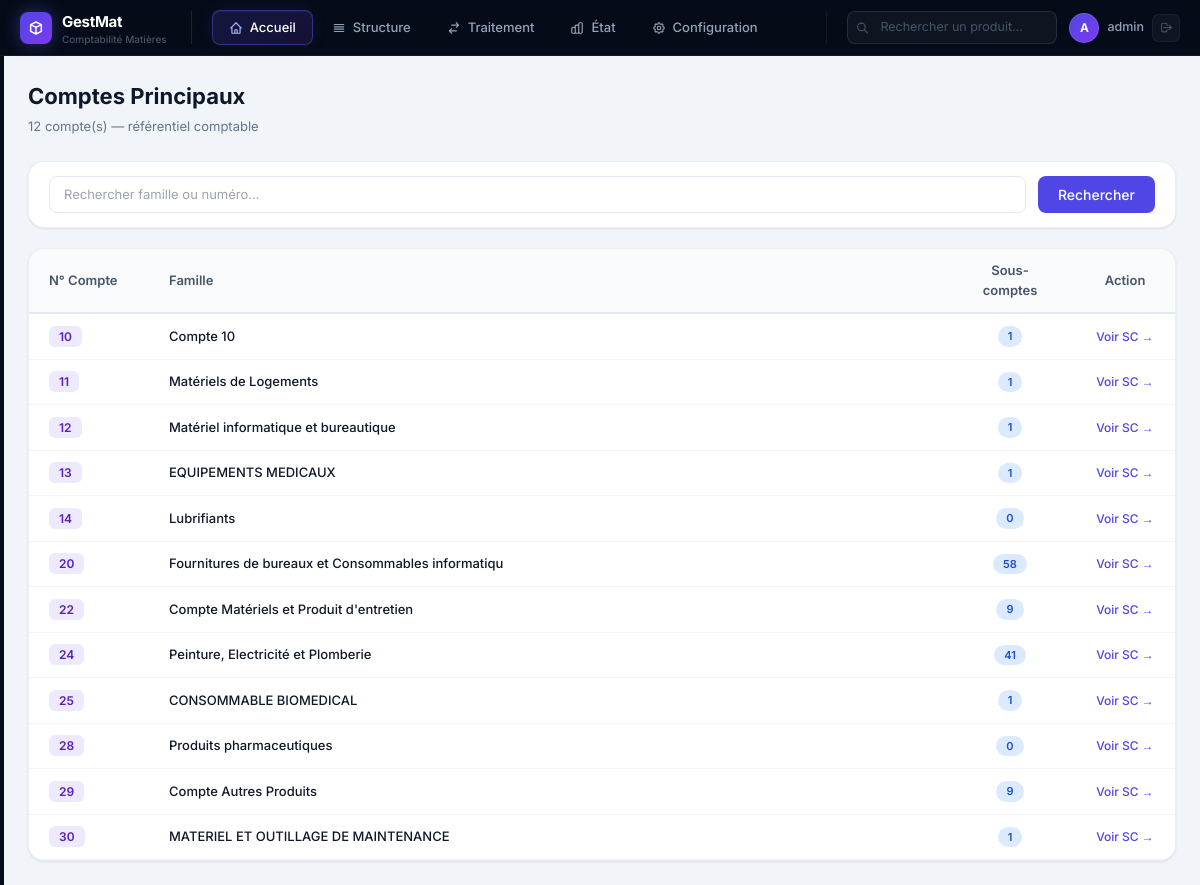
Screenshot of /comptes/ (signed in) with the database file from the repository.
### matieres/models.py (models this page shows, shortened)
class ComptePrincipale(models.Model):
    num_compte = models.IntegerField(unique=True, verbose_name="N° Compte")
    famille = models.CharField(max_length=200, verbose_name="Famille")
    class Meta:
        verbose_name = "Compte principal"
        verbose_name_plural = "Comptes principaux"
        ordering = ['num_compte']

### matieres/views.py (the view)
# urls.py: path('comptes/', views.compte_principal_list, name='compte_principal_list'),
@login_required
def compte_principal_list(request):
    query = request.GET.get('q', '')
    comptes = ComptePrincipale.objects.annotate(nb_sc=Count('sous_comptes'))
    if query:
        comptes = comptes.filter(Q(famille__icontains=query) | Q(num_compte__icontains=query))
    context = {
        'page_title': 'Comptes principaux',
        'comptes': comptes.order_by('num_compte'),
        'total': comptes.count(),
        'query': query,
    }
    return render(request, 'structure/comptes.html', context)

### templates/structure/comptes.html (shortened to what this page needs)
{% extends "base.html" %}
{% block content %}
<div style="display:flex;align-items:center;justify-content:space-between;margin-bottom:24px">
  <div>
    <h1 style="font-size:22px;font-weight:700;color:#0f172a">Comptes Principaux</h1>
    <p style="color:#64748b;font-size:13px;margin-top:4px">{{ total }} compte(s) — référentiel comptable</p>
  </div>
</div>
<div class="card" style="margin-bottom:20px;padding:14px 20px">
  <form method="get" style="display:flex;gap:12px;align-items:center">
    <input name="q" value="{{ query }}" placeholder="Rechercher famille ou numéro…"
      style="flex:1;padding:8px 14px;border:1px solid #e2e8f0;border-radius:8px;font-size:13px;outline:none">
    <button class="btn-primary" type="submit" style="padding:8px 20px">Rechercher</button>
  </form>
</div>
<div class="card" style="padding:0;overflow:hidden">
  <table style="width:100%;border-collapse:collapse;font-size:13px">
    <thead>
      <tr style="background:#f8fafc;border-bottom:2px solid #e2e8f0">
        <th style="padding:12px 20px;text-align:left;font-weight:600;color:#475569;width:120px">N° Compte</th>
        <th style="padding:12px 20px;text-align:left;font-weight:600;color:#475569">Famille</th>
        <th style="padding:12px 20px;text-align:center;font-weight:600;color:#475569;width:130px">Sous-comptes</th>
        <th style="padding:12px 20px;text-align:center;font-weight:600;color:#475569;width:100px">Action</th>
      </tr>
    </thead>
    <tbody>
      {% for cp in comptes %}
      <tr class="table-row">
        <td style="padding:12px 20px">
          <span style="background:#ede9fe;color:#5b21b6;padding:3px 10px;border-radius:6px;font-weight:600;font-size:12px">{{ cp.num_compte }}</span>
        </td>
        <td style="padding:12px 20px;color:#0f172a;font-weight:500">{{ cp.famille }}</td>
        <td style="padding:12px 20px;text-align:center">
          <span class="badge-info">{{ cp.nb_sc }}</span>
        </td>
        <td style="padding:12px 20px;text-align:center">
          <a href="{% url 'matieres:sous_compte_list' %}?compte={{ cp.pk }}"
             style="font-size:12px;color:#4f46e5;text-decoration:none;font-weight:500">Voir SC →</a>
        </td>
      </tr>
      {% empty %}
      <tr><td colspan="4" style="padding:40px;text-align:center;color:#94a3b8">Aucun compte trouvé.</td></tr>
      {% endfor %}
    </tbody>
  </table>
</div>
{% endblock %}

### templates/base.html (shortened to what this page needs)
<!DOCTYPE html>
<html lang="fr" class="h-full">
<head>
  <script src="https://cdn.tailwindcss.com"></script>
</head>
<body>
<header class="topbar">
  <div class="logo-wrap">
    <div class="logo-icon">
      <svg width="16" height="16" fill="none" stroke="#fff" viewBox="0 0 24 24" stroke-width="2.2">
        <path stroke-linecap="round" stroke-linejoin="round" d="M20 7l-8-4-8 4m16 0l-8 4m8-4v10l-8 4m0-10L4 7m8 4v10M4 7v10l8 4"/>
      </svg>
    </div>
    <div>
      <div class="logo-text">GestMat</div>
      <div class="logo-sub">{% if societe %}{{ societe.nom|truncatechars:20 }}{% else %}Comptabilité Matières{% endif %}</div>
    </div>
  </div>
  <nav class="tab-nav" role="tablist">
    <a href="{% url 'matieres:dashboard' %}" class="tab-btn" data-tab="accueil" role="tab">
      <svg width="14" height="14" fill="none" stroke="currentColor" viewBox="0 0 24 24" stroke-width="2">
        <path stroke-linecap="round" stroke-linejoin="round" d="M3 12l2-2m0 0l7-7 7 7M5 10v10a1 1 0 001 1h3m10-11l2 2m-2-2v10a1 1 0 01-1 1h-3m-6 0a1 1 0 001-1v-4a1 1 0 011-1h2a1 1 0 011 1v4a1 1 0 001 1m-6 0h6"/>
      </svg>
      Accueil
    </a>
    <span class="tab-btn" data-tab="structure" role="tab" style="cursor:pointer">
      <svg width="14" height="14" fill="none" stroke="currentColor" viewBox="0 0 24 24" stroke-width="2">
        <path stroke-linecap="round" stroke-linejoin="round" d="M4 6h16M4 10h16M4 14h16M4 18h16"/>
      </svg>
      Structure
    </span>
    <span class="tab-btn" data-tab="traitement" role="tab" style="cursor:pointer">
      <svg width="14" height="14" fill="none" stroke="currentColor" viewBox="0 0 24 24" stroke-width="2">
        <path stroke-linecap="round" stroke-linejoin="round" d="M8 7h12m0 0l-4-4m4 4l-4 4m0 6H4m0 0l4 4m-4-4l4-4"/>
      </svg>
      Traitement
    </span>
    <span class="tab-btn" data-tab="etat" role="tab" style="cursor:pointer">
      État
    </span>
    <span class="tab-btn" data-tab="configuration" role="tab" style="cursor:pointer">
      Configuration
    </span>
  </nav>
  <div class="topbar-right">
    <div class="search-wrap">
      <svg class="search-icon" width="13" height="13" fill="none" stroke="currentColor" viewBox="0 0 24 24" stroke-width="2">
        <path stroke-linecap="round" stroke-linejoin="round" d="M21 21l-6-6m2-5a7 7 0 11-14 0 7 7 0 0114 0"/>
      </svg>
      <input type="text" placeholder="Rechercher un produit…" name="q"
        hx-get="{% url 'matieres:htmx_recherche_produit' %}"
        hx-trigger="keyup changed delay:300ms"
        hx-target="#search-results">
    </div>
    <div class="user-wrap">
      <div class="user-avatar">{{ request.user.username|first|upper }}</div>
      <span class="user-name">{{ request.user.get_full_name|default:request.user.username }}</span>
      <a href="{% url 'logout' %}" class="btn-logout" title="Déconnexion">
        <svg width="13" height="13" fill="none" stroke="currentColor" viewBox="0 0 24 24" stroke-width="2">
          <path stroke-linecap="round" stroke-linejoin="round" d="M17 16l4-4m0 0l-4-4m4 4H7m6 4v1a3 3 0 01-3 3H6a3 3 0 01-3-3V7a3 3 0 013-3h4a3 3 0 013 3v1"/>
        </svg>
      </a>
    </div>
  </div>
</header>
<div class="app-body">
  <main class="main-area" id="main-content">
    <div class="main-inner">
      {% block content %}{% endblock %}
    </div>
  </main>
</div>
</body>
</html>

### rows the page displays
ComptePrincipale: num_compte "10", famille "Compte 10", nb_sc "1"
ComptePrincipale: num_compte "11", famille "Matériels de Logements", nb_sc "1"
ComptePrincipale: num_compte "12", famille "Matériel informatique et bureautique", nb_sc "1"
ComptePrincipale: num_compte "13", famille "EQUIPEMENTS MEDICAUX", nb_sc "1"
ComptePrincipale: num_compte "14", famille "Lubrifiants", nb_sc "0"
ComptePrincipale: num_compte "20", famille "Fournitures de bureaux et Consommables informatiqu", nb_sc "58"
ComptePrincipale: num_compte "22", famille "Compte Matériels et Produit d'entretien", nb_sc "9"
ComptePrincipale: num_compte "24", famille "Peinture, Electricité et Plomberie", nb_sc "41"
ComptePrincipale: num_compte "25", famille "CONSOMMABLE BIOMEDICAL", nb_sc "1"
ComptePrincipale: num_compte "28", famille "Produits pharmaceutiques", nb_sc "0"
ComptePrincipale: num_compte "29", famille "Compte Autres Produits", nb_sc "9"
ComptePrincipale: num_compte "30", famille "MATERIEL ET OUTILLAGE DE MAINTENANCE", nb_sc "1"

### other values shown
{{ request.user.username|first|upper }} "A"
{{ request.user.get_full_name|default:request.user.username }} "admin"
{{ total }} "12"
